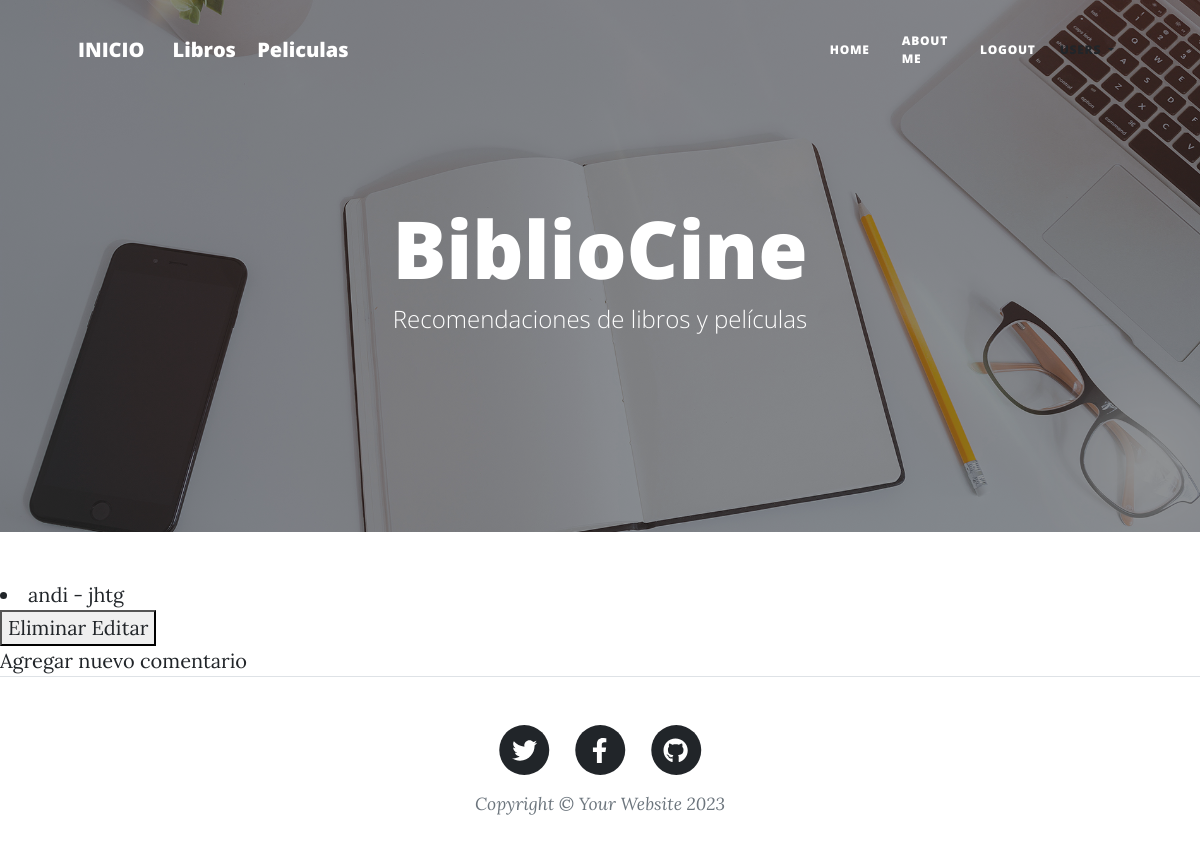
/AppBiblioCine/leerComentarioLibros/1, run on an earlier commit of the app's database.
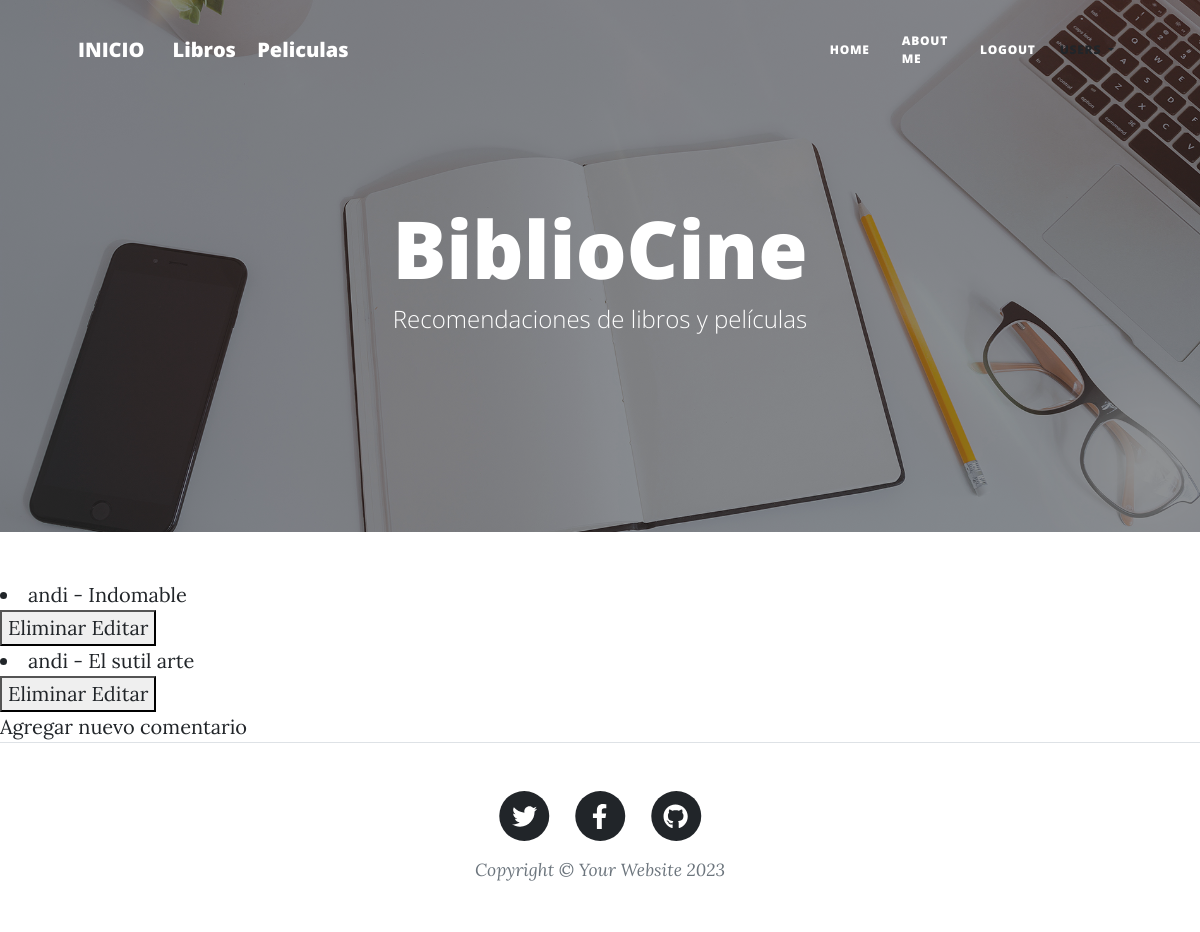
And on a later commit of the database.
### AppBiblioCine/models.py (models this page shows)
class ComentarioLibro(models.Model):
    libro = models.ForeignKey(Libro, related_name='comentariosLibros', on_delete=models.CASCADE, null=True)
    nombre = models.ForeignKey(User,blank=False,null=True,on_delete=models.CASCADE, verbose_name="nombre")
    comentario = models.TextField(null=True, blank=True)
    fechaComentario = models.DateTimeField(auto_now_add=True)
    class Meta:
        ordering = ['-fechaComentario']
    def __str__(self):
        return '%s - %s' % (self.nombre, self.comentario)

### AppBiblioCine/views.py (the view)
# urls.py: path( 'leerComentarioLibros/<id>', views.leerComentarioLibros, name='LeerComentarioLibros'),
def leerComentarioLibros(request, id):
    comentarios = ComentarioLibro.objects.all()
    comentarios = ComentarioLibro.objects.filter(libro__id=id)
    contexto = {"comentarios":comentarios}
    print(comentarios)
    return render(request, "AppBiblioCine/leerComentariosLibros.html", contexto)

### templates/AppBiblioCine/leerComentariosLibros.html (shortened to what this page needs)
{% extends 'AppAdministracion/padre.html' %}
{% load static %}
{% block CAMBIOS %}
    <!DOCTYPE html>
    <html lang="en">
    <head>
    </head>
    <body>
        {% for c in comentarios %}
            <li>{{c}}</li>
            <button>
                <a href="{% url 'EliminarComentarioLibros' c.comentario %}">Eliminar</a>
                <a href="{% url 'EditarComentarioLibros' c.comentario %}">Editar</a>
            </button>
        {% endfor %}
        <br>
        <a href="{% url 'ComentarioLibros' %}">Agregar nuevo comentario</a>
    </body>
    </html>
{% endblock %}

What changed in the data, as far as the page shows it:
added ComentarioLibro: nombre+comentario "andi - Indomable"
changed ComentarioLibro: nombre+comentario "andi - jhtg" → "andi - El sutil arte"
